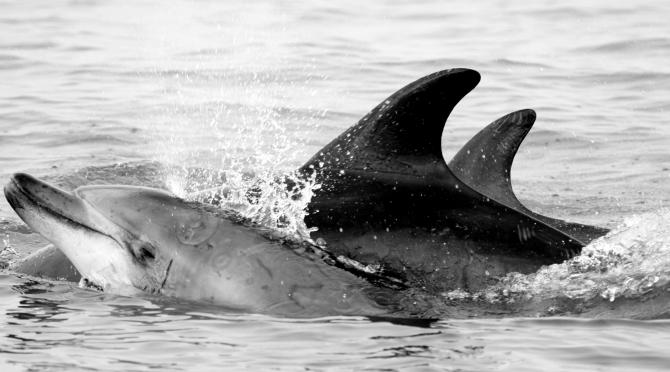
%> input picture images/dolphin.jpg, 670 x 372 px
$ octave imagesAsFunctions4.m   (GNU Octave 9; MATLAB toolbox functions it lacks are replaced by stand-ins)
%> lines starting %> are read from the running program, lines starting %| are printed output that depends on the picture
### images-as-functions/scale.m
function result = scale(value, img)
  result = value .* img; % .* ensures element-wise multiplication
endfunction

### images-as-functions/blend.m
function output = blend(a, b, alpha)
  a = a .* alpha;
  b = b .* (1 - alpha);
  output = a + b;
endfunction

### images-as-functions/imagesAsFunctions4.m
pkg load image;

dolphin = imread('../images/dolphin.jpg');
%> dolphin is the input picture: size 372x670x3 uint8; min 0, max 255, mean 171.1
bicycle = imread('../images/bicycle.jpg');
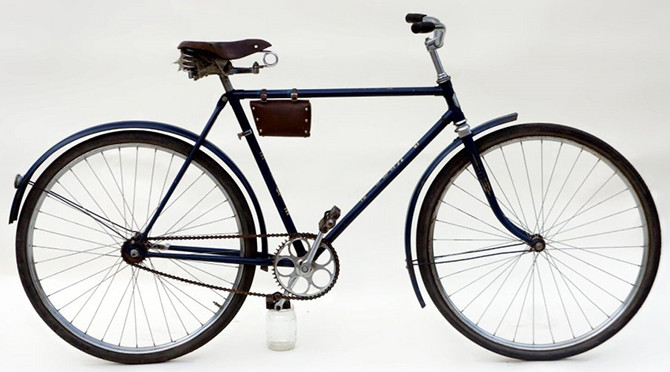
%> input picture images/bicycle.jpg, 670 x 372 px
%> bicycle is the input picture: size 372x670x3 uint8; mean R, G, B 200.5, 200.2, 198.4

bicycle = rgb2gray(bicycle);
%> bicycle: size 372x670 uint8

disp(size(dolphin));
%|    372   670     3
disp(size(bicycle));
%|    372   670

sum = dolphin + bicycle; % washed effect
imshow(sum);
pause(3);

sum = dolphin / 2 + bicycle / 2; % average sum without the washed effect
imshow(sum);
pause(3);

sum = (dolphin + bicycle) / 2; % average sum clipping the value because the limit of 255
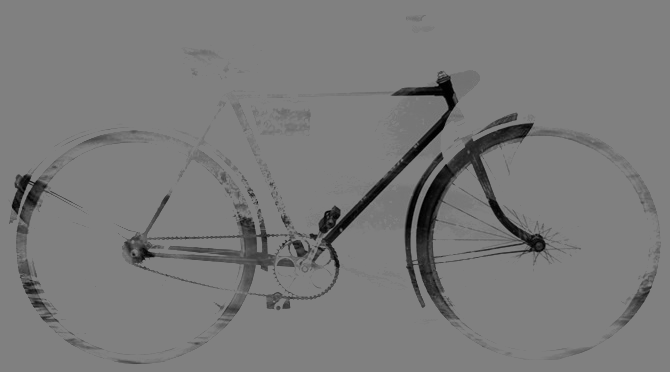
%> sum: size 372x670x3 uint8; min 0, max 128, mean 121.8
imshow(sum);

pause(3);

imshow(scale(0.5, dolphin));
%> in scale, `result = value .* img;`:
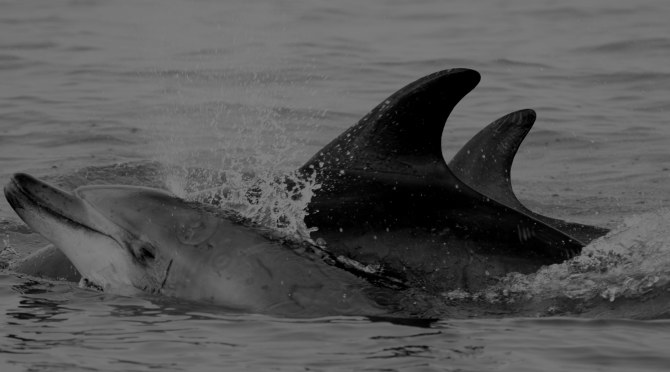
%> result: size 372x670x3 uint8; min 0, max 128, mean 85.8

pause(3);

imshow(scale(1.5, dolphin));
%> call 2 of scale, with value = 1.5
%> in scale (call 2), `result = value .* img;`:
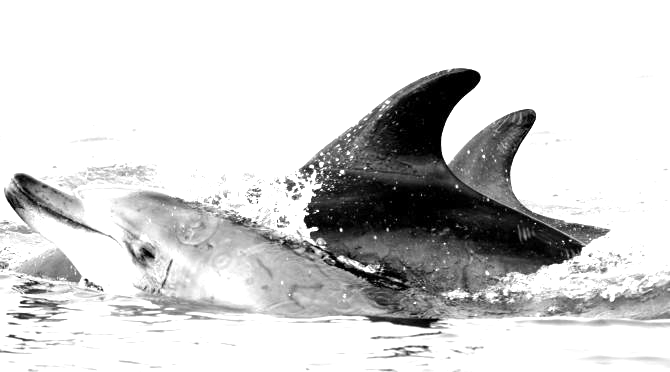
%> result: size 372x670x3 uint8; min 0, max 255, mean 210.5

pause(3);

imshow(blend(bicycle, dolphin, 0.15));
%> in blend, `b = b .* (1 - alpha);`:
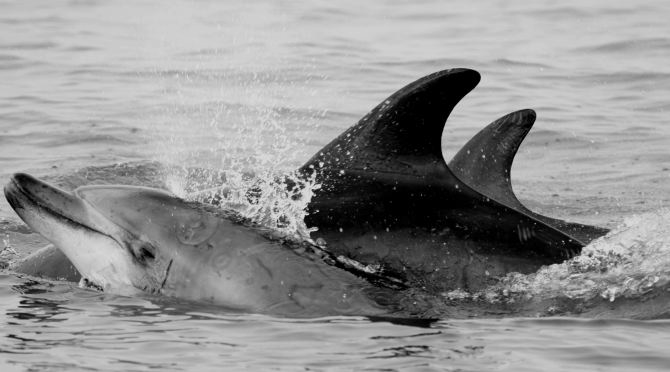
%> b: size 372x670x3 uint8; min 0, max 217, mean 145.4

pause(3);

imshow(blend(bicycle, dolphin, 0.9));
%> call 2 of blend, with alpha = 0.9
%> in blend (call 2), `a = a .* alpha;`:
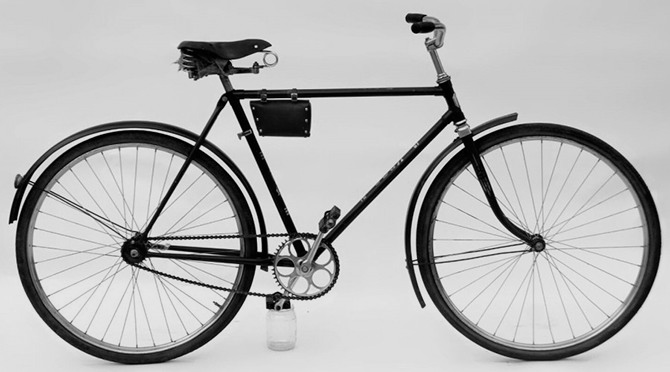
%> a: size 372x670 uint8; min 0, max 230, mean 180.1
%> in blend (call 2), `output = a + b;`:
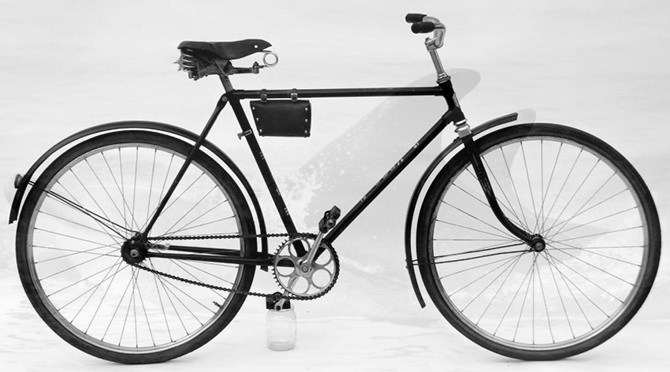
%> output: size 372x670x3 uint8; min 0, max 255, mean 197.2
